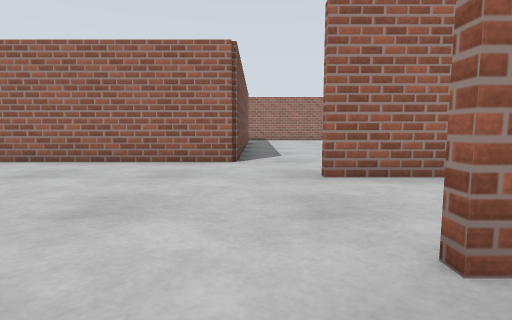
[1] (above)

23 first-person views from a walk through a Gazebo world. The camera is 0.72 m above the floor, tilts 6° down and sees 80° across. The floor is counted in squares, 1 m on a side. Each view is taken from the middle of a square. On the plan, view 1 faces up. The plan holds only what a view shows up to about 10 squares ahead; the rest is blank.

[2]
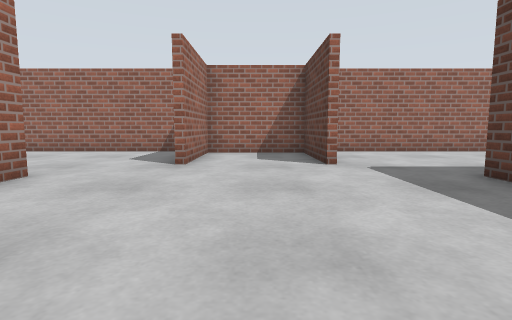

[3]
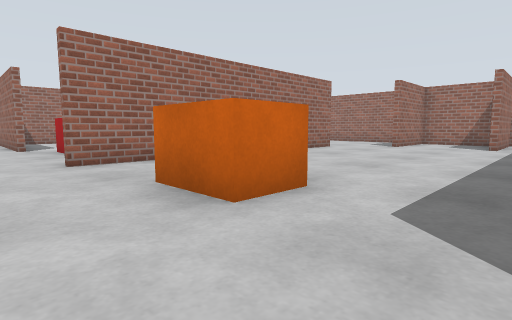

[4]
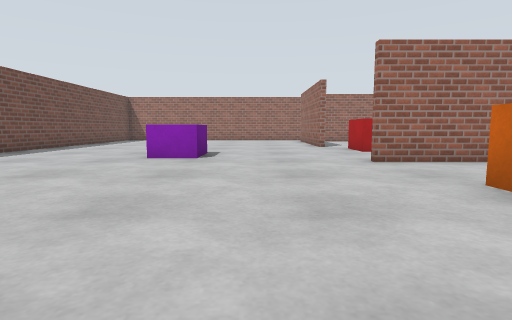

[5]
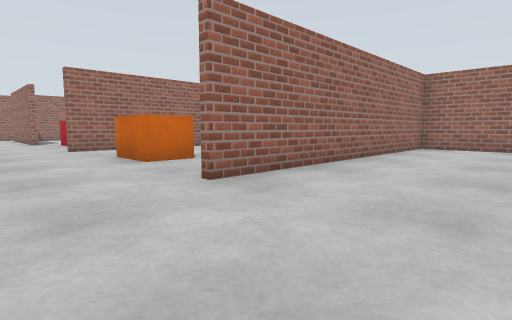

[6]
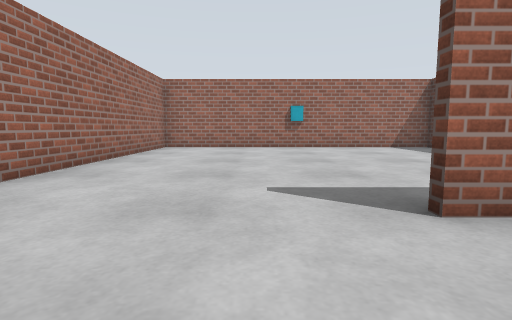

[7]
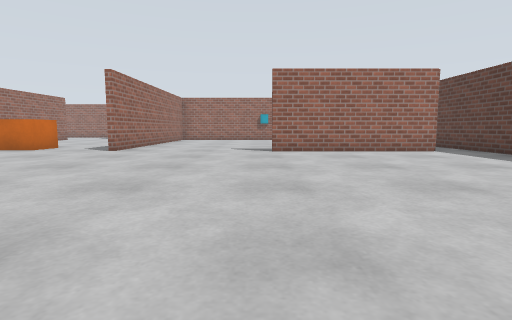

[8]
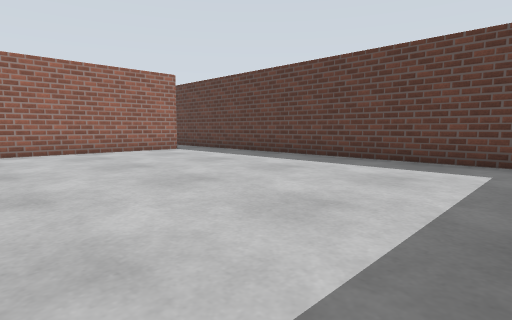

[9]
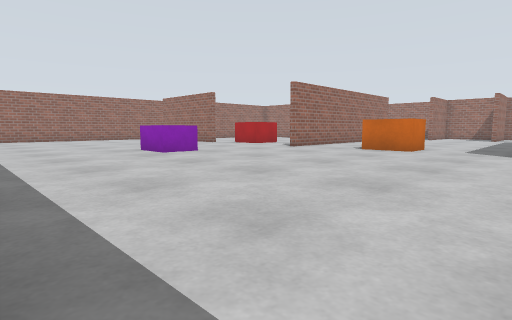

[10]
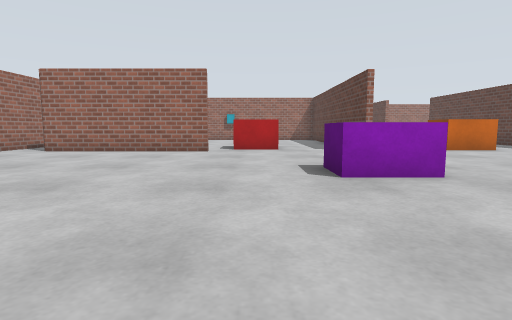

[11]
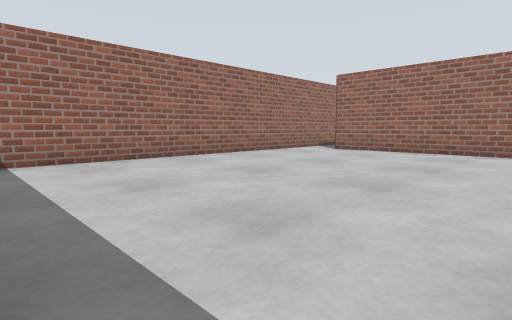

[12]
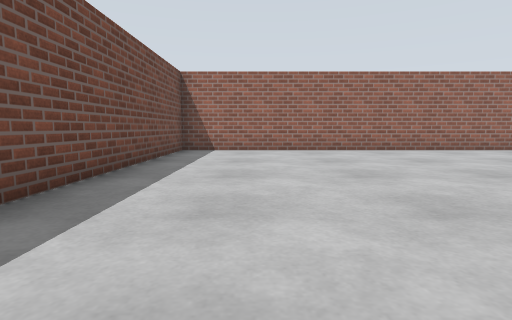

[13]
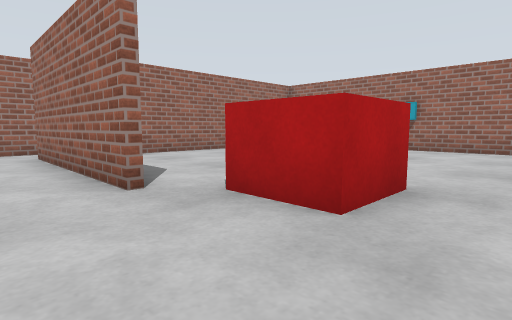

[14]
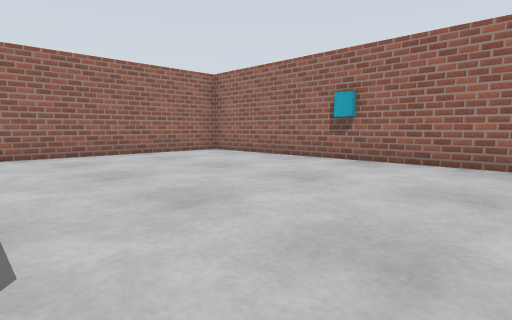

[15]
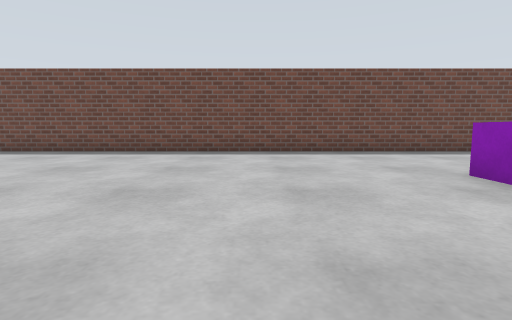

[16]
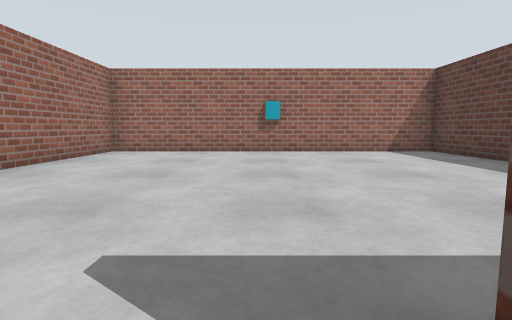

[17]
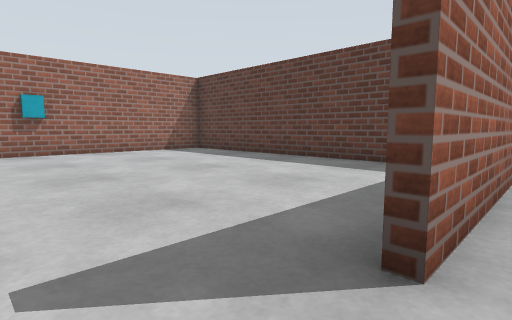

[18]
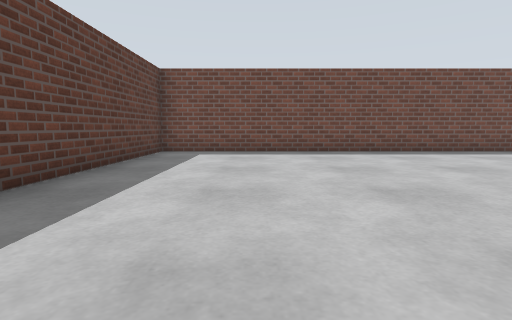

[19]
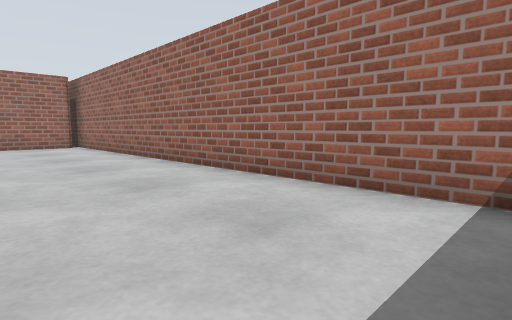

[20]
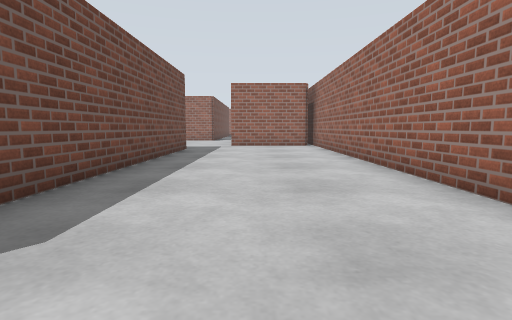

[21]
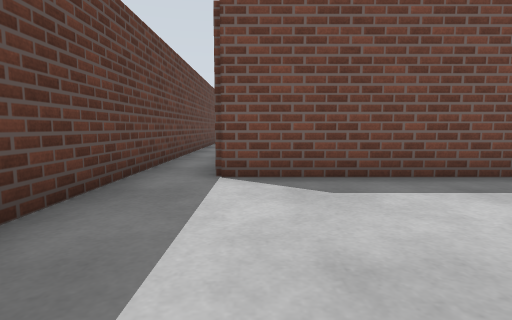

[22]
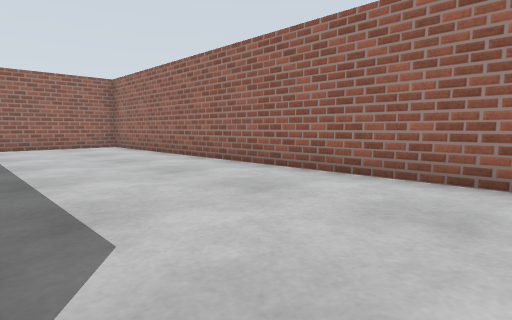

[23]
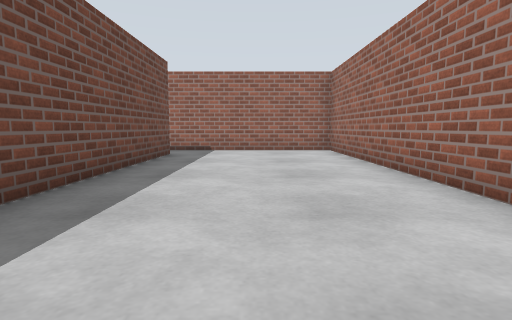

### Floor plan
Ten units are one square. View 1 is at (0, 0); x grows to the right and y downward. Boxes are objects, and circles mark ways between rooms. Rooms are numbered by the first view taken in them; rooms with no view inside come last. Other rooms are left out.
<svg viewBox="-199 -184 248 308">
<path fill="none" stroke="#000" d="M-4 9 -4 106M44 108 44 -5M30 -14 10 -14M-61 119 19 119M-95 -66 -88 -66M-96 -114 -96 -166M-10 4 -5 4M-4 -64 -95 -64M-6 -85 -6 -160M10 -16 39 -16 39 -44 10 -44M-96 106 -96 55M-75 104 -6 104 -6 6 -95 6M-86 -179 -194 -179 -194 119 -88 119M-10 -164 -72 -164M-4 -165 -4 -64M44 -54 44 -179 -9 -179"/>
<rect x="-145" y="-95" width="10" height="20" fill="#bbb"><title>purple box</title></rect>
<rect x="-95" y="-45" width="20" height="30" fill="#bbb"><title>orange box</title></rect>
<rect x="-95" y="-115" width="20" height="20" fill="#bbb"><title>red box</title></rect>
<rect x="-15" y="45" width="10" height="10" fill="#bbb"><title>cyan box</title></rect>
<rect x="-15" y="-125" width="10" height="10" fill="#bbb"><title>cyan box</title></rect>
<circle cx="-90" cy="110" r="3" fill="#2a7"/>
<circle cx="0" cy="-10" r="3" fill="#2a7"/>
<circle cx="0" cy="-60" r="3" fill="#2a7"/>
<text x="10" y="60">1</text>
<text x="-100" y="-30">2</text>
<text x="20" y="-120">3</text>
</svg>
Room 1 opens to room 2. Room 2 opens to room 3.

Where each view was taken, in squares from view 1:
view 1: 0 up, 0 right, facing up
view 2: 3 up, 5 left, facing right
view 3: 0 up, 11 left, facing up-right
view 4: 0 up, 12 left, facing up
view 5: 4 down, 12 left, facing up-right
view 6: 4 down, 12 left, facing right
view 7: 5 down, 19 left, facing right
view 8: 5 down, 19 left, facing down-right
view 9: 1 down, 19 left, facing up-right
view 10: 10 up, 19 left, facing right
view 11: 11 up, 19 left, facing up-right
view 12: 8 up, 17 left, facing up
view 13: 8 up, 11 left, facing up-right
view 14: 8 up, 7 left, facing up-right
view 15: 4 up, 10 left, facing left
view 16: 5 down, 10 left, facing right
view 17: 4 down, 10 left, facing down-right
view 18: 9 down, 10 left, facing left
view 19: 11 down, 1 right, facing up-right
view 20: 11 down, 2 right, facing up
view 21: 10 down, 4 right, facing left
view 22: 6 up, 0 right, facing up-right
view 23: 8 up, 2 right, facing up
